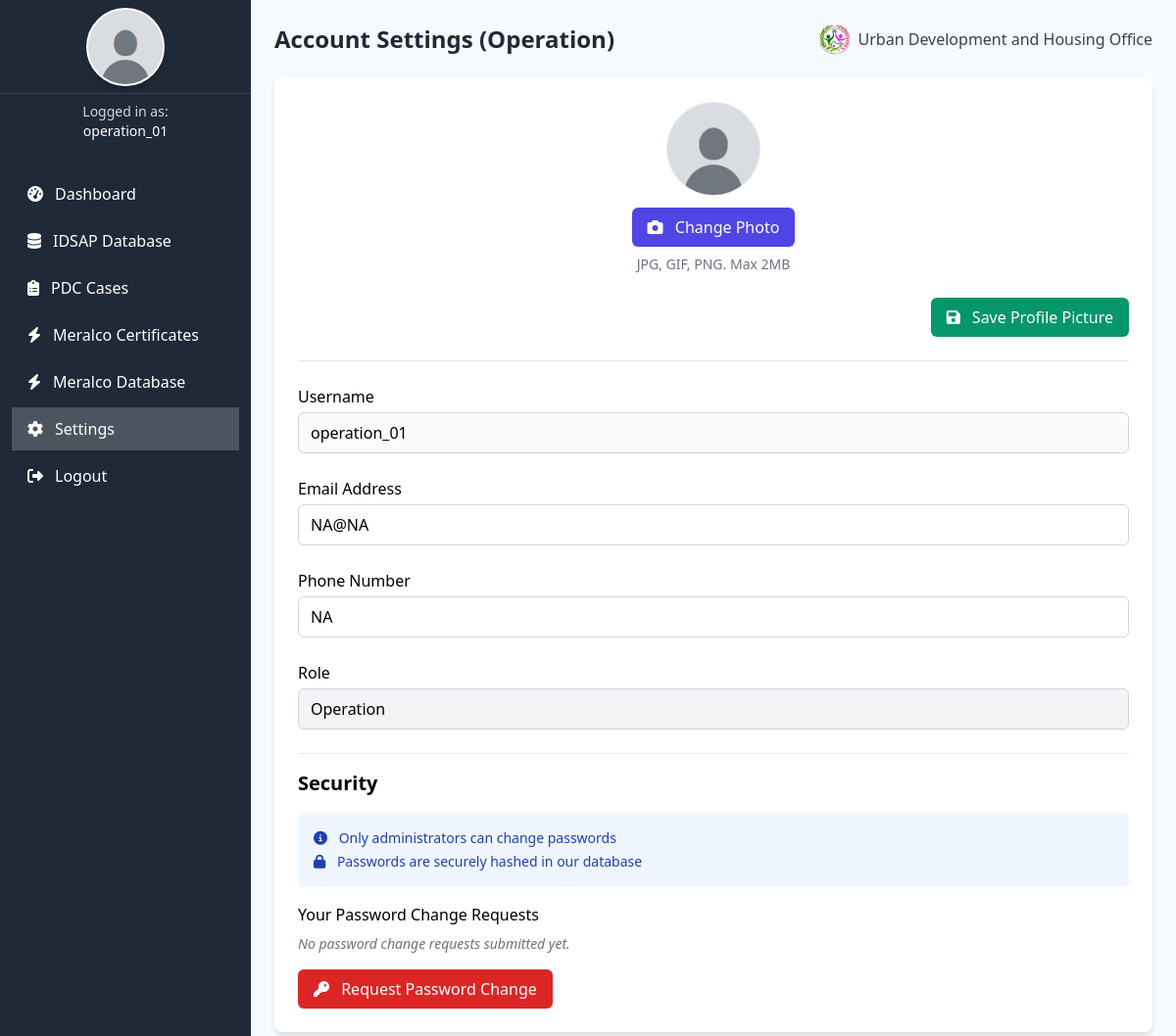
Screenshot of /settings.php (signed in) with the database file from the repository.
### tables this page shows
CREATE TABLE `users` (
  `id` int(11) NOT NULL AUTO_INCREMENT,
  `username` varchar(50) NOT NULL,
  `password` varchar(255) DEFAULT NULL,
  `role` enum('Admin','Operation','Admin Executive','HOA','Enumerator') NOT NULL,
  `created_at` timestamp NOT NULL DEFAULT current_timestamp(),
  `email` varchar(100) DEFAULT NULL,
  `phone` varchar(20) DEFAULT NULL,
  `password_changed_at` timestamp NULL DEFAULT NULL,
  `profile_picture` varchar(255) DEFAULT 'DEFAULT_PROFILE.jpg',
  `reset_code` varchar(10) DEFAULT NULL,
  `reset_expiry` datetime DEFAULT NULL,
  PRIMARY KEY (`id`),
  UNIQUE KEY `username` (`username`),
  UNIQUE KEY `email` (`email`)
);

### settings.php (the view, shortened to what the rows shown need)
<?php
$servername = "localhost";
$username   = "u198271324_admin";
$password   = "Udhodbms01";
$dbname     = "u198271324_udho_db";
$conn = new mysqli($servername, $username, $password, $dbname);
$userId = $_SESSION['user_id'] ?? 0;
$role = $_SESSION['role'] ?? 'Guest';
$user = [
    'username' => '',
    'email' => '',
    'phone' => ''
];
if ($userId) {
    $stmt = $conn->prepare("SELECT username, email, phone, profile_picture FROM users WHERE id=?");
    $stmt->bind_param("i", $userId);
    $stmt->execute();
    $result = $stmt->get_result();
    if ($row = $result->fetch_assoc()) {
        $user['username'] = $row['username'];
        $user['email']    = $row['email'];
        $user['phone']    = $row['phone'];
    }
}
?>
<!DOCTYPE html>
<html lang="en">
<head>
  <link href="https://cdn.jsdelivr.net/npm/tailwindcss@2.2.19/dist/tailwind.min.css" rel="stylesheet" />
  <link href="https://cdnjs.cloudflare.com/ajax/libs/font-awesome/6.4.0/css/all.min.css" rel="stylesheet" />
</head>
<body class="bg-gray-100">
  <div class="main-container">
    <div class="main-content-scrollable">
      <div class="p-6">
        <header class="flex flex-col md:flex-row justify-between items-center mb-6 gap-4">
          <h1 class="text-2xl font-bold text-gray-800">Account Settings (<?php echo htmlspecialchars($role); ?>)</h1>
        </header>
        <div class="bg-white p-6 rounded-lg shadow-md">
          <form id="settingsForm" class="space-y-6">
            <div>
              <label class="block mb-1 font-medium">Username</label>
              <input type="text"
                     value="<?php echo htmlspecialchars($user['username']); ?>"
                     class="w-full px-3 py-2 border border-gray-300 rounded-md"
                     disabled />
            </div>
            <div>
              <label class="block mb-1 font-medium">Email Address</label>
              <input type="email"
                     name="email"
                     value="<?php echo htmlspecialchars($user['email']); ?>"
                     class="w-full px-3 py-2 border border-gray-300 rounded-md"
                     required />
            </div>
            <div>
              <label class="block mb-1 font-medium">Phone Number</label>
              <input type="tel"
                     name="phone"
                     value="<?php echo htmlspecialchars($user['phone']); ?>"
                     class="w-full px-3 py-2 border border-gray-300 rounded-md"
                     required />
            </div>
          </form>
          <div class="pt-4 border-t mt-6">
            <h2 class="text-xl font-semibold mb-4">Security</h2>
          </div>
        </div>
      </div>
    </div>
  </div>
</body>
</html>

### rows the page displays
users: username "operation_01", email "NA@NA", phone "NA"

### other values shown
$_SESSION['username'] "operation_01"
$role "Operation"
